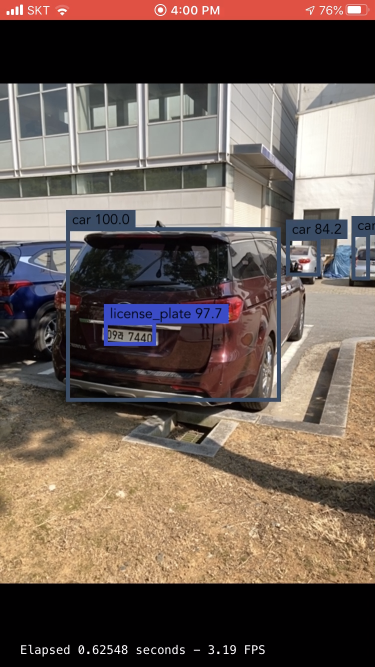
#> input picture CoreML.PNG, 750 x 1334 px (shown at 1/2 size)
$ python -i license_plate.py   (imports and definitions only)   (older library calls are emulated)
#> lines starting #> are read from the running program, lines starting #| are printed output that depends on the picture; after the words box and inside, x2 and y2 are one past the last pixel; in counts of white or black regions, pixels touching at a corner belong together
#> further down, picture is the input picture: shape (1334, 750, 3); mean B, G, R 86.6, 95.4, 109.7
# import the necessary packages
from collections import namedtuple
from skimage.filters import threshold_local
from skimage import segmentation
from skimage import measure
from imutils import perspective
import numpy as np
import imutils
import cv2

# define the named tupled to store the license plate
LicensePlate = namedtuple("LicensePlateRegion", ["success", "plate", "thresh", "candidates"])

class LicensePlateDetector:
	def __init__(self, image, minPlateW=60, minPlateH=20, numChars=7, minCharW=40):
		# store the image to detect license plates in, the minimum width and height of the
		# license plate region, the number of characters to be detected in the license plate,
		# and the minimum width of the extracted characters
		self.image = image
		self.minPlateW = minPlateW
		self.minPlateH = minPlateH
		self.numChars = numChars
		self.minCharW = minCharW

	# [16 lines left out: function detect, not called in this run]

	# def detectPlates(self):
	# 	# initialize the rectangular and square kernels to be applied to the image,
	# 	# then initialize the list of license plate regions
	# 	rectKernel = cv2.getStructuringElement(cv2.MORPH_RECT, (13, 5))
	# 	squareKernel = cv2.getStructuringElement(cv2.MORPH_RECT, (3, 3))
	# 	regions = []
	#
	# 	# convert the image to grayscale, and apply the blackhat operation
	# 	gray = cv2.cvtColor(self.image, cv2.COLOR_BGR2GRAY)
	# 	blackhat = cv2.morphologyEx(gray, cv2.MORPH_BLACKHAT, rectKernel)
	#
	# 	# find regions in the image that are light
	# 	light = cv2.morphologyEx(gray, cv2.MORPH_CLOSE, squareKernel)
	# 	light = cv2.threshold(light, 50, 255, cv2.THRESH_BINARY)[1]
	#
	# 	# compute the Scharr gradient representation of the blackhat image and scale the
	# 	# resulting image into the range [0, 255]
	# 	gradX = cv2.Sobel(blackhat, ddepth=cv2.cv.CV_32F if imutils.is_cv2() else cv2.CV_32F, dx=1, dy=0, ksize=-1)
	# 	gradX = np.absolute(gradX)
	# 	(minVal, maxVal) = (np.min(gradX), np.max(gradX))
	# 	gradX = (255 * ((gradX - minVal) / (maxVal - minVal))).astype("uint8")
	#
	# 	# blur the gradient representation, apply a closing operating, and threshold the
	# 	# image using Otsu's method
	# 	gradX = cv2.GaussianBlur(gradX, (5, 5), 0)
	# 	gradX = cv2.morphologyEx(gradX, cv2.MORPH_CLOSE, rectKernel)
	# 	thresh = cv2.threshold(gradX, 0, 255, cv2.THRESH_BINARY | cv2.THRESH_OTSU)[1]
	#
	# 	# perform a series of erosions and dilations on the image
	# 	thresh = cv2.erode(thresh, None, iterations=2)
	# 	thresh = cv2.dilate(thresh, None, iterations=2)
	#
	# 	# take the bitwise 'and' between the 'light' regions of the image, then perform
	# 	# another series of erosions and dilations
	# 	thresh = cv2.bitwise_and(thresh, thresh, mask=light)
	# 	thresh = cv2.dilate(thresh, None, iterations=2)
	# 	thresh = cv2.erode(thresh, None, iterations=1)
	#
	# 	# find contours in the thresholded image
	# 	cnts = cv2.findContours(thresh.copy(), cv2.RETR_EXTERNAL, cv2.CHAIN_APPROX_SIMPLE)
	# 	cnts = imutils.grab_contours(cnts)
	#
	# 	# loop over the contours
	# 	for c in cnts:
	# 		# grab the bounding box associated with the contour and compute the area and
	# 		# aspect ratio
	# 		(w, h) = cv2.boundingRect(c)[2:]
	# 		aspectRatio = w / float(h)
	#
	# 		# compute the rotated bounding box of the region
	# 		rect = cv2.minAreaRect(c)
	# 		box = np.int0(cv2.cv.BoxPoints(rect)) if imutils.is_cv2() else cv2.boxPoints(rect)
	#
	# 		# ensure the aspect ratio, width, and height of the bounding box fall within
	# 		# tolerable limits, then update the list of license plate regions
	# 		if (3 < aspectRatio < 6) and h > self.minPlateH and w > self.minPlateW:
	# 			regions.append(box)
	#
	# 	# return the list of license plate regions
	# 	return regions

	def detectPlates(self):
		rectKernel = cv2.getStructuringElement(cv2.MORPH_RECT, (13, 5))
        # squareKernel = cv2.getStructuringElement(cv2.MORPH_RECT, (3, 3))

        # squareKernel2 = cv2.getStructuringElement(cv2.MORPH_RECT, (5, 5))
        # rectKernel2 = cv2.getStructuringElement(cv2.MORPH_RECT, (20, 2))
		regions = []

		gray = cv2.cvtColor(self.image, cv2.COLOR_BGR2GRAY)
		tophat = cv2.morphologyEx(gray, cv2.MORPH_TOPHAT, rectKernel)
		blackhat = cv2.morphologyEx(gray, cv2.MORPH_BLACKHAT, rectKernel)
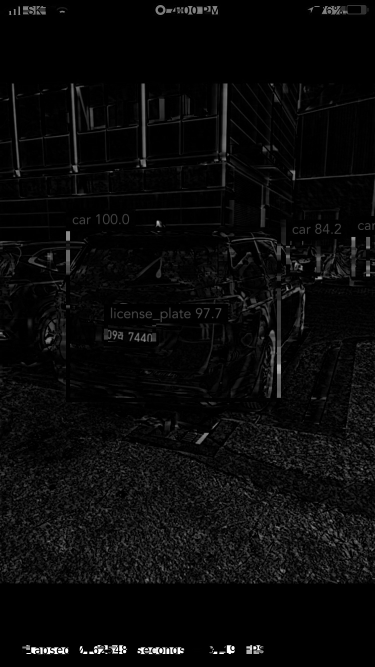
#> blackhat: shape (1334, 750) (shown at 1/2 size); min 0, max 254, mean 9.8

		add = cv2.add(gray, tophat)
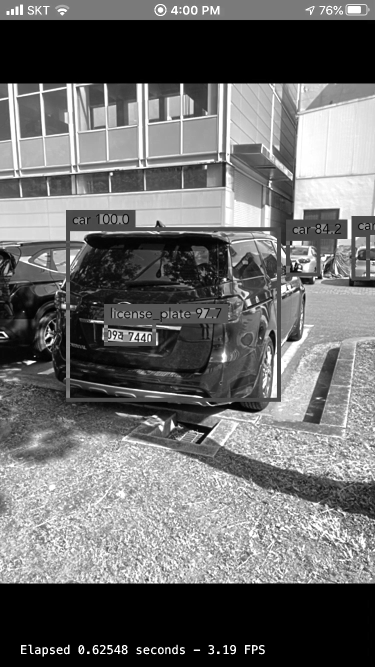
#> add: shape (1334, 750) (shown at 1/2 size); min 0, max 255, mean 107.5
		subtract = cv2.subtract(add, blackhat)
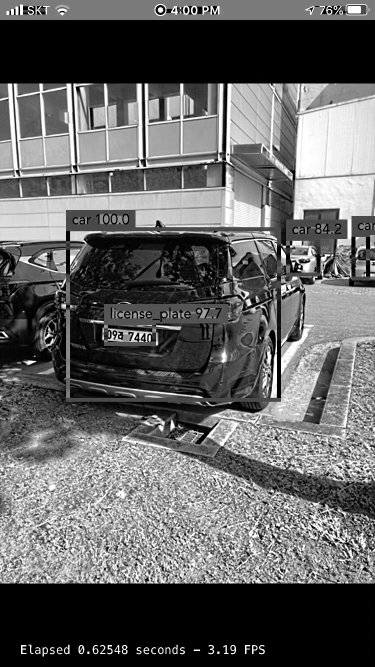
#> subtract: shape (1334, 750) (shown at 1/2 size); min 0, max 255, mean 98.7

		blackhat = cv2.GaussianBlur(blackhat, (5, 5), 0)
		blackhat2 = cv2.GaussianBlur(subtract, (5, 5), 0)

		thresh1 = cv2.threshold(blackhat, 0, 255, cv2.THRESH_BINARY | cv2.THRESH_OTSU)[1]
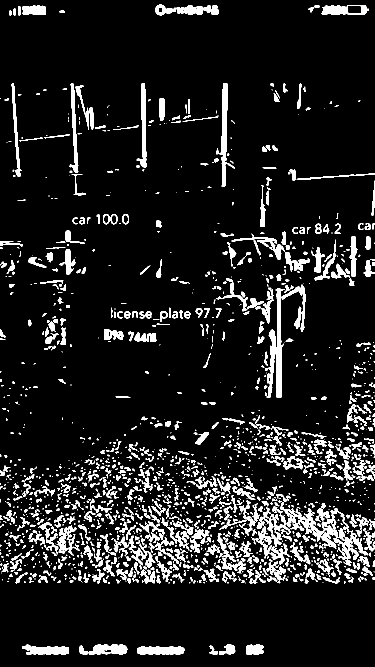
#> thresh1: shape (1334, 750) (shown at 1/2 size); 10.1% white; 1799 white regions (1057 under 20 px), largest, box (x1, y1, x2, y2) and area: (504, 1005, 737, 1130) 7493, (551, 577, 569, 796) 2011, (432, 166, 469, 373) 1968
		thresh2 = cv2.threshold(blackhat2, 0, 255, cv2.THRESH_BINARY | cv2.THRESH_OTSU)[1]
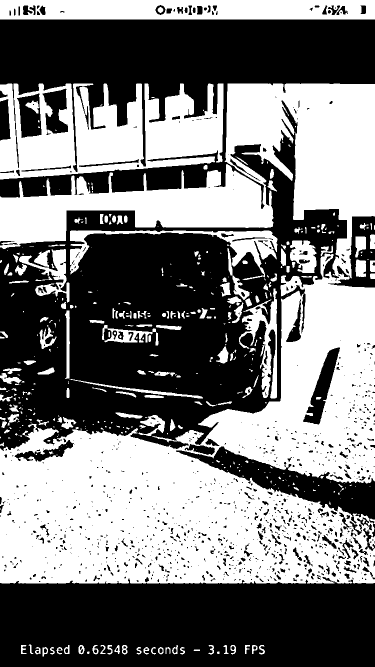
#> thresh2: shape (1334, 750) (shown at 1/2 size); 47.9% white; 434 white regions (245 under 20 px), largest, box (x1, y1, x2, y2) and area: (0, 167, 750, 1167) 352480, (0, 167, 447, 359) 55043, (0, 0, 750, 39) 26811
		thresh3 = cv2.adaptiveThreshold(blackhat, 255,
                                        cv2.ADAPTIVE_THRESH_GAUSSIAN_C,
                                        cv2.THRESH_BINARY_INV,
                                        19,
                                        9)
#> thresh3: shape (1334, 750); 7.2% white; 3279 white regions (2473 under 20 px), largest, box (x1, y1, x2, y2) and area: (154, 1285, 259, 1314) 1576, (438, 163, 483, 343) 1554, (535, 599, 569, 800) 1527

		thresh3 = cv2.dilate(thresh3, None, iterations=2)
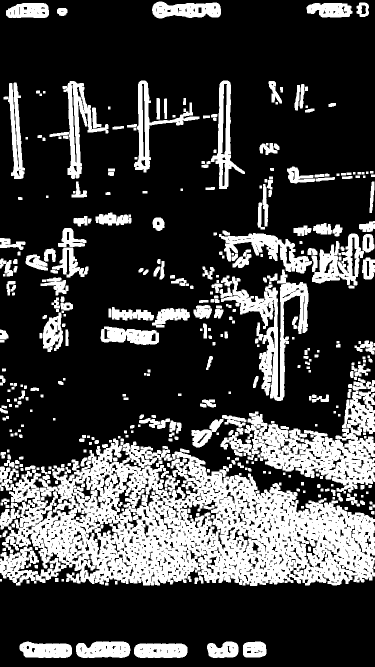
#> thresh3: shape (1334, 750) (shown at 1/2 size); 26.3% white; 376 white regions (3 under 20 px), largest, box (x1, y1, x2, y2) and area: (0, 877, 750, 1172) 125943, (489, 756, 750, 987) 23142, (439, 539, 617, 802) 12997

		thresh = cv2.adaptiveThreshold(blackhat2, 255,
                                       cv2.ADAPTIVE_THRESH_GAUSSIAN_C,
                                       cv2.THRESH_BINARY_INV,
                                       19,
                                       20)
#> thresh: shape (1334, 750); 12.8% white; 3703 white regions (2340 under 20 px), largest, box (x1, y1, x2, y2) and area: (0, 323, 520, 393) 3063, (0, 1162, 750, 1172) 2575, (526, 596, 563, 804) 2387

		thresh = cv2.subtract(thresh2, thresh)
#> thresh: shape (1334, 750); 43.2% white; 450 white regions (251 under 20 px), largest, box (x1, y1, x2, y2) and area: (0, 167, 750, 1167) 309075, (0, 167, 447, 359) 49755, (0, 0, 750, 39) 26067
		thresh = cv2.bitwise_and(thresh, thresh3)
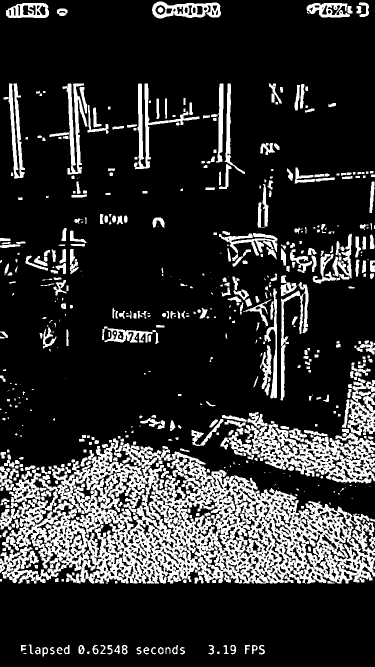
#> thresh: shape (1334, 750) (shown at 1/2 size); 18.5% white; 603 white regions (153 under 20 px)

		cv2.imshow("result", thresh)
		cnts = cv2.findContours(thresh.copy(), cv2.RETR_EXTERNAL, cv2.CHAIN_APPROX_SIMPLE)
#> cnts = 586 contours, 232 with area under 20; largest, box (x1, y1, x2, y2) and area: (4, 877, 750, 1167) 127878, (489, 824, 750, 967) 16398, (304, 3, 442, 37) 3352, (684, 786, 750, 871) 3065, (0, 1094, 78, 1167) 2827
		cnts = imutils.grab_contours(cnts)

		for c in cnts:
			(w, h) = cv2.boundingRect(c)[2:]
			aspectRatio = w / float(h)

			rect = cv2.minAreaRect(c)
			box = np.int0(cv2.cv.BoxPoints(rect)) if imutils.is_cv2() else cv2.boxPoints(rect)

            # if (aspectRatio > 2 and aspectRatio < 6) and h > self.minPlateH and w > self.minPlateW:
			if 1000 < w * h and 2 < aspectRatio < 5: regions.append(box)
#> this loop made 586 passes
#> (w, h, aspectRatio, rect, box) on passes 2 to 4: (5, 5, 1, ((436, 1305), (4, 4), -90), [[438, 1307], [434, 1307], [434, 1303], [438, 1303]]), (5, 5, 1, ((176, 1305), (4, 4), -90), [[178, 1307], [174, 1307], [174, 1303], [178, 1303]]), (10, 15, 0.667, ((364.5, 1301), (14, 9), -90), [[369, 1308], [360, 1308], [360, 1294], [369, 1294]])
#> after the loop, regions = 6 items

		return regions

	# [151 lines left out: functions detectCharacterCandidates, pruneCandidates, scissor, preprocessChar, not called in this run]

>>> import cv2
>>> picture = cv2.imread('../../../../../CoreML.PNG')
>>> result = LicensePlateDetector(picture).detectPlates()
#> result = 6 items
